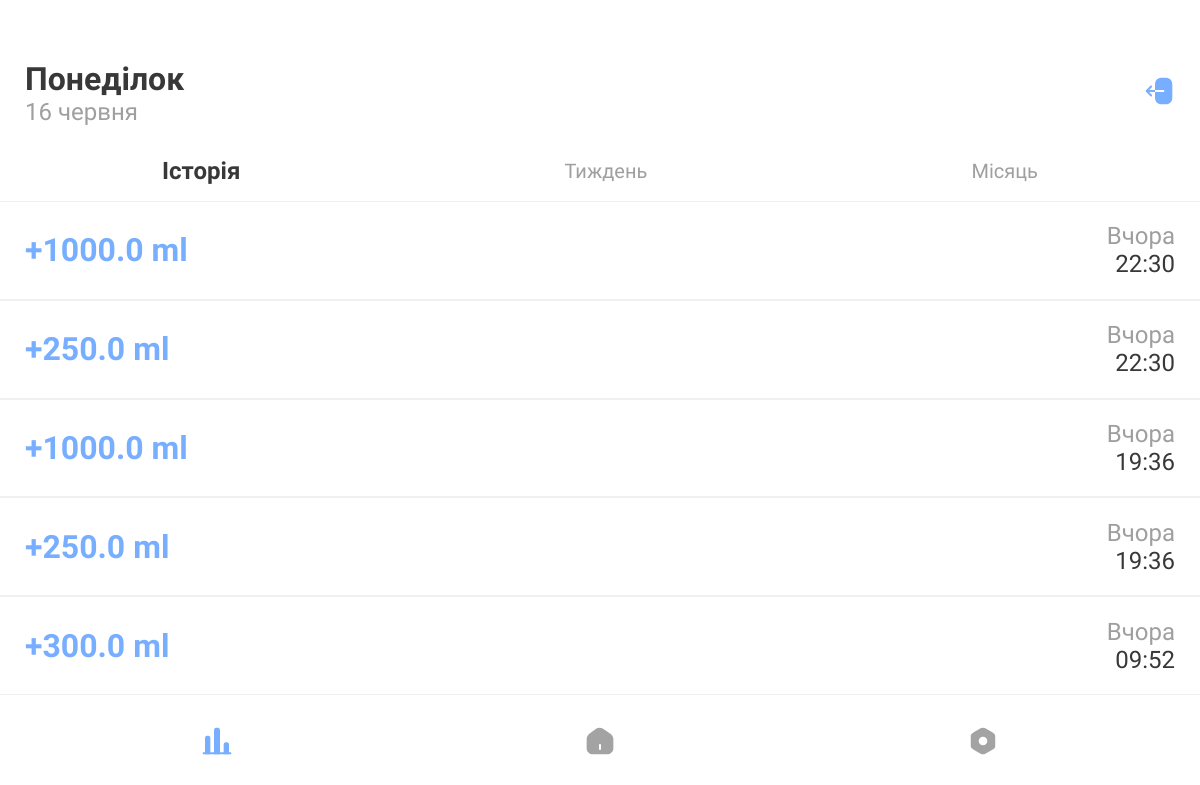
Page /chart (signed in) on the committed database.
### app.py (models this page shows)
class WaterLog(db.Model):
    __tablename__ = 'water_logs'
    water_logs_id = db.Column(db.Integer, primary_key=True, autoincrement=True)
    user_id = db.Column(db.Integer, db.ForeignKey(
        'users.users_id'), nullable=False)
    amount_ml = db.Column(db.Float)
    timestamp = db.Column(db.DateTime, default=datetime.utcnow)

### app.py (the view, shortened to what this page needs)
@app.route("/chart", methods=["GET", "POST"])
def chart():
    user_id = session.get('user_id')
    if not user_id:
        return redirect(url_for("login"))
    user = User.query.get(user_id)
    today = datetime.utcnow().date()
    start_of_week = today - timedelta(days=today.weekday())
    end_of_week = start_of_week + timedelta(days=7)
    days_in_month = calendar.monthrange(today.year, today.month)[1]
    start_of_month = datetime.combine(
        today.replace(day=1), datetime.min.time())
    if today.month == 12:
        start_of_next_month = datetime.combine(
            today.replace(year=today.year + 1, month=1, day=1),
            datetime.min.time()
        )
    else:
        start_of_next_month = datetime.combine(
            today.replace(month=today.month + 1, day=1),
            datetime.min.time()
        )
    goal = user.user_settings.daily_goal_ml if user.user_settings else 2000
    week_logs = WaterLog.query.filter(
        WaterLog.user_id == user_id,
        WaterLog.timestamp >= start_of_week,
        WaterLog.timestamp <= end_of_week
    ).all()
    month_logs = WaterLog.query.filter(
        WaterLog.user_id == user_id,
        WaterLog.timestamp >= start_of_month,
        WaterLog.timestamp <= start_of_next_month
    ).all()
    week_stats = {i: 0 for i in range(7)}
    month_stats = {i: 0 for i in range(1, days_in_month + 1)}
    for log in week_logs:
        day_index = log.timestamp.weekday()
        week_stats[day_index] += float(log.amount_ml or 0)
    for log in month_logs:
        day_index = log.timestamp.day
        month_stats[day_index] += float(log.amount_ml or 0)
    week_chart_labels = ['Понеділок', 'Вівторок', 'Середа',
                         'Четвер', 'Пʼятниця', 'Субота', 'Неділя']
    week_chart_values = [week_stats[i] for i in range(7)]
    month_chart_values = [month_stats[i] for i in range(1, days_in_month + 1)]
    month_chart_labels = [
        f"{i} {calendar.month_name[today.month]}" for i in range(1, days_in_month + 1)]
    last_water_logs = get_last_5_water_logs(user_id)
    return render_template("chart.html", week_chart_labels=week_chart_labels, week_chart_values=week_chart_values, goal=goal, month_chart_labels=month_chart_labels, month_chart_values=month_chart_values, last_water_logs=last_water_logs)

### app.py (called while the page is built)
def get_last_5_water_logs(user_id):
    logs = (
        WaterLog.query
        .filter_by(user_id=user_id)
        .order_by(WaterLog.timestamp.desc())
        .limit(5)
        .all()
    )
    result = []
    today = datetime.utcnow().date()
    yesterday = today - timedelta(days=1)
    for log in logs:
        log_date = log.timestamp.date()
        log_time = log.timestamp.strftime("%H:%M")
        if log_date == today:
            day_str = "Сьогодні"
        elif log_date == yesterday:
            day_str = "Вчора"
        else:
            day_str = log.timestamp.strftime("%d.%m.%Y")
        result.append({
            "id": log.water_logs_id,
            "amount_ml": log.amount_ml,
            "day": day_str,
            "time": log_time
        })
    return result

### templates/chart.html (shortened to what this page needs)
{% extends "layout.html" %} {% block title %}WaterApp{% endblock %} {% block
body%}
<div class="wrapper">
  <header class="header">
    <div class="header__date">
      <p class="header__date__day"></p>
      <p class="header__date__num"></p>
    </div>
    <div class="header__logout">
      <a href="{{ url_for('logout') }}"
        ><img
          src="{{ url_for('static', filename='images/logout.svg') }}"
          alt="Logout"
          class="header__logout__img"
      /></a>
    </div>
  </header>
  <main class="main chart">
    <nav class="chart__nav">
      <p class="chart__nav__p" id="chart__nav__p_1">Історія</p>
      <p class="chart__nav__p" id="chart__nav__p_2">Тиждень</p>
      <p class="chart__nav__p" id="chart__nav__p_3">Місяць</p>
    </nav>
    <div class="chart__container">
      <div class="chart__slide chart__slide_1">
        {% for log in last_water_logs %}
        <div class="chart__note">
          <div class="chart__note__content">
            <p class="chart__note__ml">+{{ log.amount_ml }} ml</p>
            <div class="chart__note__date">
              <p class="chart__note__day">{{ log.day }}</p>
              <p class="chart__note__time">{{ log.time }}</p>
            </div>
          </div>
        </div>
        {% endfor %}
      </div>
    </div>
  </main>
  <footer class="footer">
    <div class="footer__container">
      <a href="#"
        ><img
          src="{{ url_for('static', filename='images/chart-2.svg') }}"
          alt="Chart"
      /></a>
      <a href="/"
        ><img
          src="{{ url_for('static', filename='images/home.svg') }}"
          alt="Home"
      /></a>
      <a href="{{ url_for('settings') }}"
        ><img
          src="{{ url_for('static', filename='images/setting.svg') }}"
          alt="Settings"
      /></a>
    </div>
  </footer>
</div>
{% endblock %}

### static/css/style.css (style rules this page uses)
html { font-size: 10px; }
img { background-repeat: no-repeat; }
.wrapper { display: flex; flex-direction: column; height: 100vh; }
.header { padding: 6rem 2.5rem 2.5rem 2.5rem; display: flex; justify-content: space-between; }
.header__date__day { font-size: 3.2rem; font-weight: 700; color: #383838; }
.header__date__num { font-size: 2.4rem; color: #9F9F9F; }
.header__logout { display: flex; justify-content: center; align-items: center; }
.header__logout__img { width: 3.2rem; height: 3.2rem; }
.footer { padding: 3rem 2.5rem 3.8rem 2.5rem; width: 100%; }
.footer__container { display: flex; justify-content: space-around; }
.main { flex-grow: 1; }
body, button, .home__left { font-family: "Inter Tight", sans-serif; font-weight: 500; color: #383838; font-size: 2rem; letter-spacing: 0; }
a { text-decoration: none; color: #383838; }
.chart { display: flex; flex-direction: column; }
.chart__nav { display: flex; justify-content: space-around; align-items: center; margin-bottom: 1rem; height: 4rem; }
.chart__nav__p { transition: 0.2s ease; color: #9F9F9F; cursor: pointer; }
.chart__nav__p.active { font-weight: bold; font-size: 2.4rem; color: #383838; }
.chart__container { flex-grow: 1; height: calc(100% - 7rem); display: flex; width: 100%; overflow: hidden; position: relative; }
.chart__slide { width: 100%; position: absolute; height: 100%; top: 0; left: 0; transition: transform 0.5s ease-in-out; }
.chart__slide_1 { position: relative; display: flex; flex-direction: row; flex-wrap: wrap; }
.chart__note { width: 100%; height: 20%; min-height: 5rem; overflow: hidden; display: flex; flex-direction: row; flex-wrap: wrap; position: relative; }
.chart__note__content { max-width: 100%; width: 100%; height: 100%; display: flex; justify-content: space-between; position: absolute; padding: 0 2.5rem; top: 0; left: 0; transition: left 0.3s ease; border-top: 1px solid #F0F0F0; border-bottom: 1px solid #F0F0F0; }
.chart__note__ml { font-size: 3.2rem; font-weight: 700; color: #78AEFF; display: flex; align-items: center; justify-content: center; }
.chart__note__day { font-size: 2.4rem; color: #9F9F9F; display: flex; align-items: center; justify-content: left; }
.chart__note__time { font-size: 2.4rem; color: #383838; display: flex; align-items: center; justify-content: right; }
.chart__note__date { display: flex; align-items: left; justify-content: center; flex-direction: column; }

### rows in the picture
WaterLog: amount_ml "1000.0", day "Вчора", time "22:30"
WaterLog: amount_ml "250.0", day "Вчора", time "22:30"
WaterLog: amount_ml "1000.0", day "Вчора", time "19:36"
WaterLog: amount_ml "250.0", day "Вчора", time "19:36"
WaterLog: amount_ml "300.0", day "Вчора", time "09:52"
